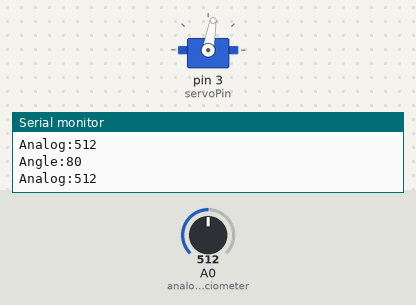
This sketch was run on a simulated Arduino Uno, built with avr-gcc and run on an emulated ATmega328P. Parts: servo, the last lines printed to the serial monitor. The test bench sets the inputs (shaded band); at power-on: A0 (analogPotenciometer) = 512.

Above: at 5.2 s.
5.3 s: A0 (analogPotenciometer) set to 984
At 6.5 s:
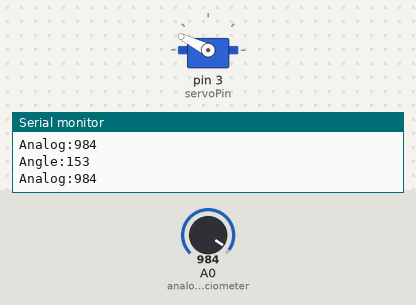
6.8 s: A0 (analogPotenciometer) set to 1007
At 8.0 s:
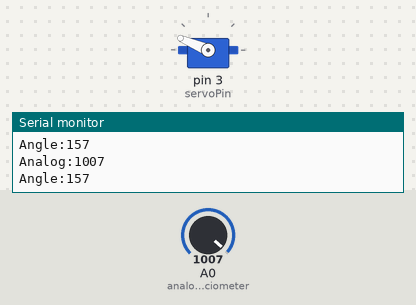
8.3 s: A0 (analogPotenciometer) set to 716
At 9.0 s:
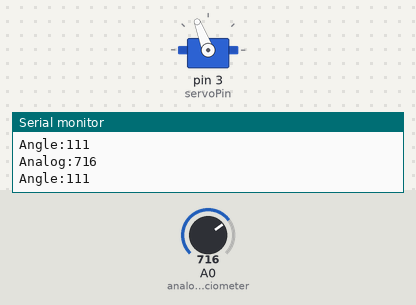
9.8 s: A0 (analogPotenciometer) set to 1023
At 10.7 s:
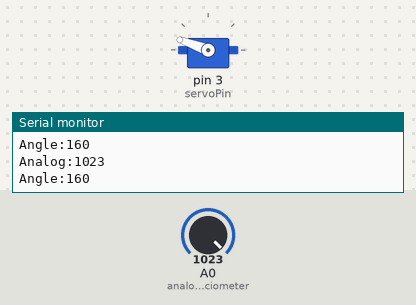
11.3 s: A0 (analogPotenciometer) set to 511
At 11.7 s:
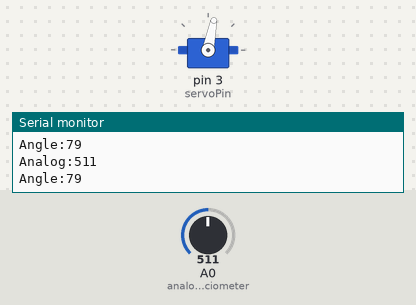
12.8 s: A0 (analogPotenciometer) set to 105
At 13.2 s:
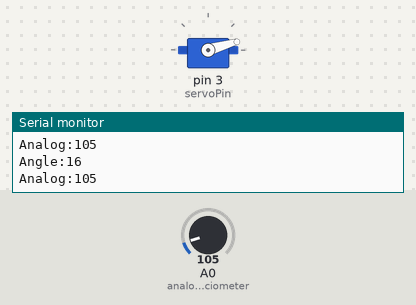
15.8 s: A0 (analogPotenciometer) set to 92
Timing chart, 0 to 18.3 s (numbered marks = the images above; inputs shaded):
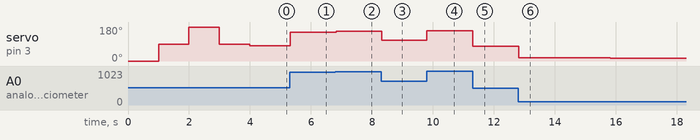

Measured:
- after the input at 5.3 s, servo on pin 3 (servoPin): 80° → 153° at once
- after the input at 6.8 s, servo on pin 3 (servoPin): 153° → 157° at once
- after the input at 8.3 s, servo on pin 3 (servoPin): 157° → 111° at once
- after the input at 9.8 s, servo on pin 3 (servoPin): 111° → 160° at once
- after the input at 11.3 s, servo on pin 3 (servoPin): 160° → 79° at once
- after the input at 12.8 s, servo on pin 3 (servoPin): 79° → 16° at once
- after the input at 15.8 s, servo on pin 3 (servoPin): 16° → 14° at once

The sketch:

servoWithPotenciometer.ino
```cpp
#include <Servo.h>

Servo rotor;
int servoPin = 3;
int analogPotenciometer = 0;
int servoPosition, servoPositionConverted;

void setup() {
  Serial.begin(9600);
  rotor.attach(servoPin);
  rotor.write(0);
  delay(1000);
  rotor.write(90);
  delay(1000);
  rotor.write(180);
  delay(1000);
  rotor.write(90);
  delay(1000);
  rotor.write(0);
}

void loop() {
  servoPosition = analogRead(analogPotenciometer);

  servoPositionConverted = map(servoPosition, 0, 1023, 0,160);
  rotor.write(servoPositionConverted);

    Serial.print("Analog:");
    Serial.print(servoPosition);
    Serial.println();
    Serial.print("Angle:");
    Serial.print(servoPositionConverted);
    Serial.println();

  delay(10);
}
```
